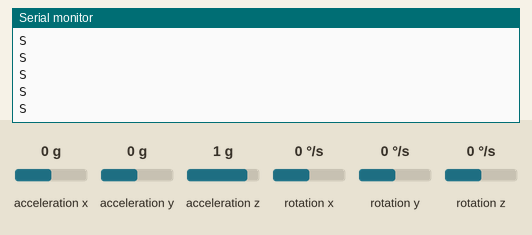
Recording of a sketch running on a simulated Arduino Uno, built with avr-gcc and run on an emulated ATmega328P. Parts: the last lines printed to the serial monitor. The inputs (shaded band) are chosen by the test bench; at power-on: acceleration x 0 g, acceleration y 0 g, acceleration z 1 g, rotation x 0 °/s, rotation y 0 °/s, rotation z 0 °/s.

Above: at 1.2 s.
1.3 s: acceleration x set to -1.4 g
At 1.36 s:
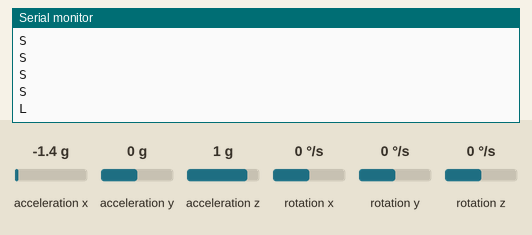
3.2 s: acceleration y set to -1.4 g
At 3.24 s:
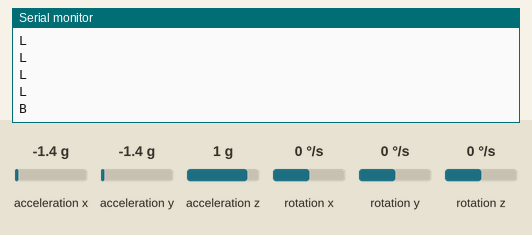
5.1 s: acceleration y set to 0.8 g
At 5.11 s:
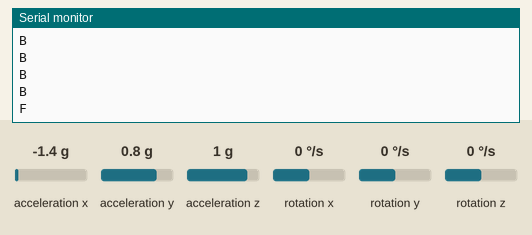

The sketch:

BTCarTx.ino
```cpp
#include <Wire.h>
#include <MPU6050.h>
#include <SoftwareSerial.h>
#include <SPI.h>

MPU6050 mpu;
SoftwareSerial BTSerial(10, 11); // RX, TX

void setup() {
  Serial.begin(115200);
  BTSerial.begin(38400);
  Wire.begin();
  mpu.initialize();
}

void loop() {
  int16_t ax, ay, az, gx, gy, gz;
  mpu.getMotion6(&ax, &ay, &az, &gx, &gy, &gz);

  // Determine gesture based on acceleration values
  if (ay > 10000) {
    BTSerial.write('F');
    Serial.println("F");// Move Forward
  } else if (ay < -10000) {
    BTSerial.write('B');
    Serial.println("B");// Move Backward
  } else if (ax > 10000) {
    BTSerial.write('R');
    Serial.println("R");// Turn Right
  } else if (ax < -10000) {
    BTSerial.write('L');
    Serial.println("L");// Turn Left
  } else {
    BTSerial.write('S');
    Serial.println("S");// Stop
  }

  delay(100);
}
```

Measured:
- after the input at 1.3 s, the serial monitor: prints a new line after 0.06 s (image 1)
- after the input at 3.2 s, the serial monitor: prints a new line at once (image 2)
- after the input at 5.1 s, the serial monitor: prints a new line at once (image 3)
